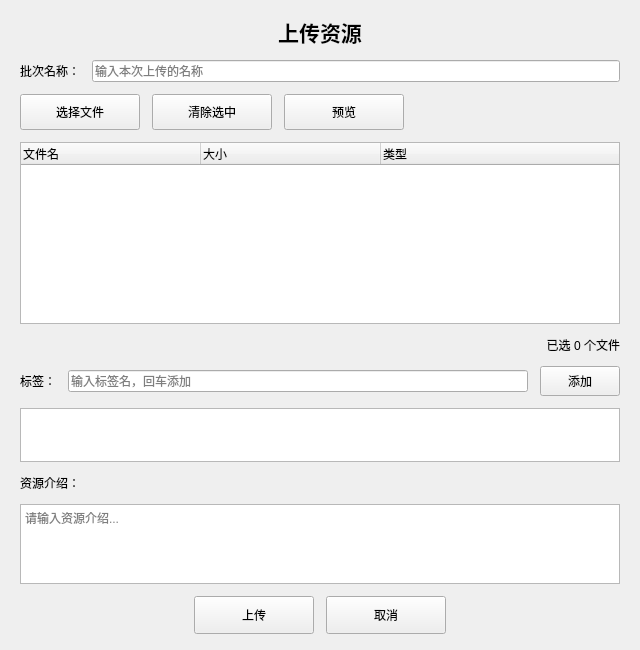
<?xml version="1.0" encoding="UTF-8"?>
<ui version="4.0">
 <class>UploadResourceDialog</class>
 <widget class="QDialog" name="UploadResourceDialog">
  <property name="geometry">
   <rect>
    <x>0</x>
    <y>0</y>
    <width>640</width>
    <height>650</height>
   </rect>
  </property>
  <property name="minimumSize">
   <size>
    <width>560</width>
    <height>500</height>
   </size>
  </property>
  <property name="windowTitle">
   <string>上传资源</string>
  </property>
  <layout class="QVBoxLayout" name="verticalLayoutMain">
   <property name="spacing">
    <number>12</number>
   </property>
   <property name="leftMargin">
    <number>20</number>
   </property>
   <property name="topMargin">
    <number>16</number>
   </property>
   <property name="rightMargin">
    <number>20</number>
   </property>
   <property name="bottomMargin">
    <number>16</number>
   </property>
   <item>
    <widget class="QLabel" name="labelTitle">
     <property name="font">
      <font>
       <pointsize>16</pointsize>
       <bold>true</bold>
      </font>
     </property>
     <property name="text">
      <string>上传资源</string>
     </property>
     <property name="alignment">
      <set>Qt::AlignmentFlag::AlignCenter</set>
     </property>
    </widget>
   </item>
   <item>
    <layout class="QHBoxLayout" name="horizontalLayoutBatchName">
     <item>
      <widget class="QLabel" name="labelBatchName">
       <property name="text">
        <string>批次名称：</string>
       </property>
      </widget>
     </item>
     <item>
      <widget class="QLineEdit" name="lineEditBatchName">
       <property name="placeholderText">
        <string>输入本次上传的名称</string>
       </property>
      </widget>
     </item>
    </layout>
   </item>
   <item>
    <layout class="QHBoxLayout" name="horizontalLayoutSelect">
     <item>
      <widget class="QPushButton" name="btnSelectFiles">
       <property name="minimumSize">
        <size>
         <width>120</width>
         <height>36</height>
        </size>
       </property>
       <property name="text">
        <string>选择文件</string>
       </property>
       <property name="autoDefault">
        <bool>false</bool>
       </property>
      </widget>
     </item>
     <item>
      <widget class="QPushButton" name="btnClearFiles">
       <property name="minimumSize">
        <size>
         <width>120</width>
         <height>36</height>
        </size>
       </property>
       <property name="text">
        <string>清除选中</string>
       </property>
       <property name="autoDefault">
        <bool>false</bool>
       </property>
      </widget>
     </item>
     <item>
      <widget class="QPushButton" name="btnPreview">
       <property name="minimumSize">
        <size>
         <width>120</width>
         <height>36</height>
        </size>
       </property>
       <property name="text">
        <string>预览</string>
       </property>
       <property name="autoDefault">
        <bool>false</bool>
       </property>
      </widget>
     </item>
     <item>
      <spacer name="horizontalSpacerSelect">
       <property name="orientation">
        <enum>Qt::Orientation::Horizontal</enum>
       </property>
       <property name="sizeHint" stdset="0">
        <size>
         <width>40</width>
         <height>20</height>
        </size>
       </property>
      </spacer>
     </item>
    </layout>
   </item>
   <item>
    <widget class="QTreeWidget" name="treeWidgetFiles">
     <property name="minimumSize">
      <size>
       <width>0</width>
       <height>160</height>
      </size>
     </property>
     <property name="alternatingRowColors">
      <bool>true</bool>
     </property>
     <property name="selectionMode">
      <enum>QAbstractItemView::SelectionMode::ExtendedSelection</enum>
     </property>
     <property name="rootIsDecorated">
      <bool>false</bool>
     </property>
     <property name="columnCount">
      <number>3</number>
     </property>
     <attribute name="headerDefaultSectionSize">
      <number>180</number>
     </attribute>
     <attribute name="headerStretchLastSection">
      <bool>true</bool>
     </attribute>
     <column>
      <property name="text">
       <string>文件名</string>
      </property>
     </column>
     <column>
      <property name="text">
       <string>大小</string>
      </property>
     </column>
     <column>
      <property name="text">
       <string>类型</string>
      </property>
     </column>
    </widget>
   </item>
   <item>
    <widget class="QLabel" name="labelFileStats">
     <property name="text">
      <string>已选 0 个文件</string>
     </property>
     <property name="alignment">
      <set>Qt::AlignmentFlag::AlignRight|Qt::AlignmentFlag::AlignTrailing|Qt::AlignmentFlag::AlignVCenter</set>
     </property>
    </widget>
   </item>
   <item>
    <layout class="QHBoxLayout" name="horizontalLayoutTag">
     <item>
      <widget class="QLabel" name="labelTagsTitle">
       <property name="text">
        <string>标签：</string>
       </property>
      </widget>
     </item>
     <item>
      <widget class="QLineEdit" name="lineEditTag">
       <property name="placeholderText">
        <string>输入标签名，回车添加</string>
       </property>
      </widget>
     </item>
     <item>
      <widget class="QPushButton" name="btnAddTag">
       <property name="minimumSize">
        <size>
         <width>80</width>
         <height>30</height>
        </size>
       </property>
       <property name="text">
        <string>添加</string>
       </property>
       <property name="autoDefault">
        <bool>false</bool>
       </property>
      </widget>
     </item>
    </layout>
   </item>
   <item>
    <widget class="QListWidget" name="listWidgetTags">
     <property name="minimumSize">
      <size>
       <width>0</width>
       <height>54</height>
      </size>
     </property>
     <property name="maximumSize">
      <size>
       <width>16777215</width>
       <height>54</height>
      </size>
     </property>
     <property name="selectionMode">
      <enum>QAbstractItemView::SelectionMode::MultiSelection</enum>
     </property>
     <property name="flow">
      <enum>QListView::Flow::LeftToRight</enum>
     </property>
     <property name="viewMode">
      <enum>QListView::ViewMode::IconMode</enum>
     </property>
    </widget>
   </item>
   <item>
    <widget class="QLabel" name="labelDescTitle">
     <property name="text">
      <string>资源介绍：</string>
     </property>
    </widget>
   </item>
   <item>
    <widget class="QTextEdit" name="textEditDescription">
     <property name="minimumSize">
      <size>
       <width>0</width>
       <height>80</height>
      </size>
     </property>
     <property name="maximumSize">
      <size>
       <width>16777215</width>
       <height>80</height>
      </size>
     </property>
     <property name="placeholderText">
      <string>请输入资源介绍...</string>
     </property>
    </widget>
   </item>
   <item>
    <layout class="QHBoxLayout" name="horizontalLayoutBottom">
     <item>
      <spacer name="horizontalSpacerLeft">
       <property name="orientation">
        <enum>Qt::Orientation::Horizontal</enum>
       </property>
       <property name="sizeHint" stdset="0">
        <size>
         <width>40</width>
         <height>20</height>
        </size>
       </property>
      </spacer>
     </item>
     <item>
      <widget class="QPushButton" name="btnSubmit">
       <property name="minimumSize">
        <size>
         <width>120</width>
         <height>38</height>
        </size>
       </property>
       <property name="text">
        <string>上传</string>
       </property>
       <property name="autoDefault">
        <bool>false</bool>
       </property>
       <property name="default">
        <bool>false</bool>
       </property>
      </widget>
     </item>
     <item>
      <widget class="QPushButton" name="btnCancel">
       <property name="minimumSize">
        <size>
         <width>120</width>
         <height>38</height>
        </size>
       </property>
       <property name="text">
        <string>取消</string>
       </property>
       <property name="autoDefault">
        <bool>false</bool>
       </property>
      </widget>
     </item>
     <item>
      <spacer name="horizontalSpacerRight">
       <property name="orientation">
        <enum>Qt::Orientation::Horizontal</enum>
       </property>
       <property name="sizeHint" stdset="0">
        <size>
         <width>40</width>
         <height>20</height>
        </size>
       </property>
      </spacer>
     </item>
    </layout>
   </item>
  </layout>
 </widget>
 <resources/>
 <connections/>
</ui>
